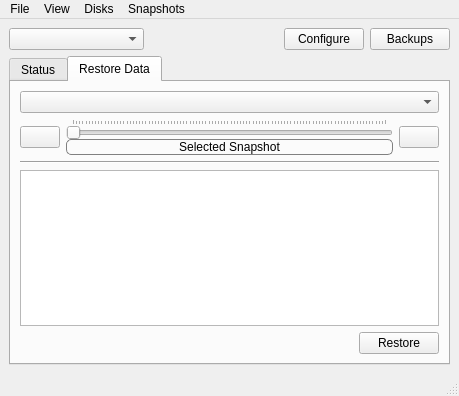
<?xml version="1.0" encoding="UTF-8"?>
<ui version="4.0">
 <class>LPMain</class>
 <widget class="QMainWindow" name="LPMain">
  <property name="geometry">
   <rect>
    <x>0</x>
    <y>0</y>
    <width>459</width>
    <height>396</height>
   </rect>
  </property>
  <property name="windowTitle">
   <string>Life Preserver</string>
  </property>
  <property name="windowIcon">
   <iconset resource="lPreserve.qrc">
    <normaloff>:/images/tray-icon-idle.png</normaloff>:/images/tray-icon-idle.png</iconset>
  </property>
  <widget class="QWidget" name="centralwidget">
   <layout class="QVBoxLayout" name="verticalLayout">
    <item>
     <layout class="QHBoxLayout" name="horizontalLayout">
      <item>
       <widget class="QComboBox" name="combo_pools">
        <property name="sizePolicy">
         <sizepolicy hsizetype="Expanding" vsizetype="Fixed">
          <horstretch>0</horstretch>
          <verstretch>0</verstretch>
         </sizepolicy>
        </property>
       </widget>
      </item>
      <item>
       <spacer name="horizontalSpacer">
        <property name="orientation">
         <enum>Qt::Horizontal</enum>
        </property>
        <property name="sizeType">
         <enum>QSizePolicy::Expanding</enum>
        </property>
        <property name="sizeHint" stdset="0">
         <size>
          <width>40</width>
          <height>20</height>
         </size>
        </property>
       </spacer>
      </item>
      <item>
       <widget class="QPushButton" name="push_configure">
        <property name="statusTip">
         <string>Configure local data backup schedules</string>
        </property>
        <property name="text">
         <string>Configure</string>
        </property>
        <property name="icon">
         <iconset resource="lPreserve.qrc">
          <normaloff>:/images/configure.png</normaloff>:/images/configure.png</iconset>
        </property>
       </widget>
      </item>
      <item>
       <widget class="QPushButton" name="push_configBackups">
        <property name="statusTip">
         <string>Configure off-disk data backup solutions</string>
        </property>
        <property name="text">
         <string>Backups</string>
        </property>
        <property name="icon">
         <iconset resource="lPreserve.qrc">
          <normaloff>:/images/drive-removable-media.png</normaloff>:/images/drive-removable-media.png</iconset>
        </property>
       </widget>
      </item>
     </layout>
    </item>
    <item>
     <widget class="QTabWidget" name="tabWidget">
      <property name="currentIndex">
       <number>1</number>
      </property>
      <widget class="QWidget" name="tab_status">
       <attribute name="icon">
        <iconset resource="lPreserve.qrc">
         <normaloff>:/images/drive-removable-media.png</normaloff>:/images/drive-removable-media.png</iconset>
       </attribute>
       <attribute name="title">
        <string>Status</string>
       </attribute>
       <layout class="QVBoxLayout" name="verticalLayout_3">
        <item>
         <layout class="QFormLayout" name="formLayout_2">
          <item row="0" column="0">
           <widget class="QLabel" name="label">
            <property name="font">
             <font>
              <weight>75</weight>
              <bold>true</bold>
             </font>
            </property>
            <property name="text">
             <string>System State:</string>
            </property>
           </widget>
          </item>
          <item row="0" column="1">
           <widget class="QLabel" name="label_status">
            <property name="text">
             <string notr="true">GOOD</string>
            </property>
           </widget>
          </item>
          <item row="1" column="0">
           <widget class="QLabel" name="label_2">
            <property name="font">
             <font>
              <weight>75</weight>
              <bold>true</bold>
             </font>
            </property>
            <property name="text">
             <string>Number of Disks:</string>
            </property>
           </widget>
          </item>
          <item row="1" column="1">
           <widget class="QLabel" name="label_numdisks">
            <property name="text">
             <string notr="true">1</string>
            </property>
           </widget>
          </item>
          <item row="2" column="0">
           <widget class="QLabel" name="label_3">
            <property name="font">
             <font>
              <weight>75</weight>
              <bold>true</bold>
             </font>
            </property>
            <property name="text">
             <string>Latest Snapshot:</string>
            </property>
           </widget>
          </item>
          <item row="2" column="1">
           <widget class="QLabel" name="label_latestsnapshot">
            <property name="text">
             <string notr="true">snapshot</string>
            </property>
           </widget>
          </item>
         </layout>
        </item>
        <item>
         <widget class="Line" name="line">
          <property name="orientation">
           <enum>Qt::Horizontal</enum>
          </property>
         </widget>
        </item>
        <item>
         <widget class="QLabel" name="label_replication">
          <property name="statusTip">
           <string/>
          </property>
          <property name="styleSheet">
           <string notr="true">background-color: rgba(10,200,10,100); border-radius: 5px</string>
          </property>
          <property name="text">
           <string notr="true">Replication Status</string>
          </property>
          <property name="alignment">
           <set>Qt::AlignCenter</set>
          </property>
          <property name="wordWrap">
           <bool>true</bool>
          </property>
         </widget>
        </item>
        <item>
         <widget class="QLabel" name="label_mirror">
          <property name="styleSheet">
           <string notr="true">background-color: rgba(10,100,200,100); border-radius: 5px</string>
          </property>
          <property name="text">
           <string notr="true">Mirror Status</string>
          </property>
          <property name="alignment">
           <set>Qt::AlignCenter</set>
          </property>
          <property name="wordWrap">
           <bool>true</bool>
          </property>
         </widget>
        </item>
        <item>
         <widget class="QLabel" name="label_errors">
          <property name="styleSheet">
           <string notr="true">background-color: rgba(230,10,10,100); border-radius: 5px</string>
          </property>
          <property name="text">
           <string notr="true">System Errors</string>
          </property>
          <property name="alignment">
           <set>Qt::AlignCenter</set>
          </property>
          <property name="wordWrap">
           <bool>true</bool>
          </property>
         </widget>
        </item>
        <item>
         <spacer name="verticalSpacer">
          <property name="orientation">
           <enum>Qt::Vertical</enum>
          </property>
          <property name="sizeType">
           <enum>QSizePolicy::Expanding</enum>
          </property>
          <property name="sizeHint" stdset="0">
           <size>
            <width>20</width>
            <height>40</height>
           </size>
          </property>
         </spacer>
        </item>
       </layout>
      </widget>
      <widget class="QWidget" name="tab_restore">
       <attribute name="icon">
        <iconset resource="lPreserve.qrc">
         <normaloff>:/images/copy.png</normaloff>:/images/copy.png</iconset>
       </attribute>
       <attribute name="title">
        <string>Restore Data</string>
       </attribute>
       <layout class="QVBoxLayout" name="verticalLayout_2">
        <item>
         <layout class="QHBoxLayout" name="horizontalLayout_4">
          <item>
           <widget class="QComboBox" name="combo_datasets"/>
          </item>
         </layout>
        </item>
        <item>
         <layout class="QHBoxLayout" name="horizontalLayout_2">
          <item>
           <widget class="QPushButton" name="push_prevsnap">
            <property name="text">
             <string/>
            </property>
            <property name="icon">
             <iconset resource="lPreserve.qrc">
              <normaloff>:/images/previous.png</normaloff>:/images/previous.png</iconset>
            </property>
           </widget>
          </item>
          <item>
           <layout class="QVBoxLayout" name="verticalLayout_4">
            <property name="spacing">
             <number>0</number>
            </property>
            <item>
             <widget class="QSlider" name="slider_snapshots">
              <property name="orientation">
               <enum>Qt::Horizontal</enum>
              </property>
              <property name="tickPosition">
               <enum>QSlider::TicksAbove</enum>
              </property>
             </widget>
            </item>
            <item>
             <widget class="QLabel" name="label_snapshot">
              <property name="styleSheet">
               <string notr="true">border: 1px solid grey; border-radius: 5px</string>
              </property>
              <property name="text">
               <string notr="true">Selected Snapshot</string>
              </property>
              <property name="alignment">
               <set>Qt::AlignCenter</set>
              </property>
             </widget>
            </item>
           </layout>
          </item>
          <item>
           <widget class="QPushButton" name="push_nextsnap">
            <property name="text">
             <string/>
            </property>
            <property name="icon">
             <iconset resource="lPreserve.qrc">
              <normaloff>:/images/next.png</normaloff>:/images/next.png</iconset>
            </property>
           </widget>
          </item>
         </layout>
        </item>
        <item>
         <widget class="Line" name="line_2">
          <property name="orientation">
           <enum>Qt::Horizontal</enum>
          </property>
         </widget>
        </item>
        <item>
         <widget class="QTreeView" name="treeView"/>
        </item>
        <item>
         <layout class="QHBoxLayout" name="horizontalLayout_3">
          <item>
           <spacer name="horizontalSpacer_2">
            <property name="orientation">
             <enum>Qt::Horizontal</enum>
            </property>
            <property name="sizeHint" stdset="0">
             <size>
              <width>40</width>
              <height>20</height>
             </size>
            </property>
           </spacer>
          </item>
          <item>
           <widget class="QPushButton" name="push_restore">
            <property name="text">
             <string>Restore</string>
            </property>
            <property name="icon">
             <iconset resource="lPreserve.qrc">
              <normaloff>:/images/copy.png</normaloff>:/images/copy.png</iconset>
            </property>
           </widget>
          </item>
         </layout>
        </item>
       </layout>
       <zorder></zorder>
       <zorder></zorder>
       <zorder>line_2</zorder>
       <zorder>treeView</zorder>
      </widget>
     </widget>
    </item>
   </layout>
  </widget>
  <widget class="QMenuBar" name="menubar">
   <property name="geometry">
    <rect>
     <x>0</x>
     <y>0</y>
     <width>459</width>
     <height>20</height>
    </rect>
   </property>
   <widget class="QMenu" name="menuFile">
    <property name="title">
     <string>File</string>
    </property>
    <addaction name="actionManage_Pool"/>
    <addaction name="actionUnmanage_Pool"/>
    <addaction name="separator"/>
    <addaction name="actionClassic_Backup"/>
    <addaction name="separator"/>
    <addaction name="action_SaveKeyToUSB"/>
    <addaction name="separator"/>
    <addaction name="actionClose_WIndow"/>
   </widget>
   <widget class="QMenu" name="menuView">
    <property name="title">
     <string>View</string>
    </property>
   </widget>
   <widget class="QMenu" name="menuDisks">
    <property name="title">
     <string>Disks</string>
    </property>
    <addaction name="actionAdd_Disk"/>
    <addaction name="actionRemove_Disk"/>
    <addaction name="separator"/>
    <addaction name="actionSet_Disk_Offline"/>
    <addaction name="separator"/>
    <addaction name="action_startScrub"/>
   </widget>
   <widget class="QMenu" name="menuSnapshots">
    <property name="title">
     <string>Snapshots</string>
    </property>
    <addaction name="action_newSnapshot"/>
    <addaction name="action_rmSnapshot"/>
   </widget>
   <addaction name="menuFile"/>
   <addaction name="menuView"/>
   <addaction name="menuDisks"/>
   <addaction name="menuSnapshots"/>
  </widget>
  <widget class="QStatusBar" name="statusbar"/>
  <action name="actionClose_WIndow">
   <property name="icon">
    <iconset resource="lPreserve.qrc">
     <normaloff>:/images/application-exit.png</normaloff>:/images/application-exit.png</iconset>
   </property>
   <property name="text">
    <string>Close Window</string>
   </property>
  </action>
  <action name="actionAdvanced">
   <property name="text">
    <string>Advanced</string>
   </property>
  </action>
  <action name="actionBasic">
   <property name="text">
    <string>Basic</string>
   </property>
  </action>
  <action name="actionManage_Pool">
   <property name="icon">
    <iconset resource="lPreserve.qrc">
     <normaloff>:/images/list-add.png</normaloff>:/images/list-add.png</iconset>
   </property>
   <property name="text">
    <string>Manage Pool</string>
   </property>
  </action>
  <action name="actionUnmanage_Pool">
   <property name="icon">
    <iconset resource="lPreserve.qrc">
     <normaloff>:/images/list-remove.png</normaloff>:/images/list-remove.png</iconset>
   </property>
   <property name="text">
    <string>Unmanage Pool</string>
   </property>
  </action>
  <action name="actionRecover_File">
   <property name="text">
    <string>Recover File</string>
   </property>
  </action>
  <action name="actionRestore_Dataset">
   <property name="text">
    <string>Restore Dataset</string>
   </property>
  </action>
  <action name="actionSave_Key_to_USB">
   <property name="text">
    <string>Save Key to USB</string>
   </property>
  </action>
  <action name="actionAdd_Disk">
   <property name="icon">
    <iconset resource="lPreserve.qrc">
     <normaloff>:/images/list-add.png</normaloff>:/images/list-add.png</iconset>
   </property>
   <property name="text">
    <string>Add Disk</string>
   </property>
  </action>
  <action name="actionRemove_Disk">
   <property name="icon">
    <iconset resource="lPreserve.qrc">
     <normaloff>:/images/list-remove.png</normaloff>:/images/list-remove.png</iconset>
   </property>
   <property name="text">
    <string>Remove Disk</string>
   </property>
  </action>
  <action name="actionSet_Disk_Offline">
   <property name="icon">
    <iconset resource="lPreserve.qrc">
     <normaloff>:/images/network-wired.png</normaloff>:/images/network-wired.png</iconset>
   </property>
   <property name="text">
    <string>Set Disk Offline</string>
   </property>
  </action>
  <action name="actionNew_Snapshot">
   <property name="text">
    <string>New Snapshot</string>
   </property>
  </action>
  <action name="action_newSnapshot">
   <property name="icon">
    <iconset resource="lPreserve.qrc">
     <normaloff>:/images/camera_add.png</normaloff>:/images/camera_add.png</iconset>
   </property>
   <property name="text">
    <string>New Snapshot</string>
   </property>
  </action>
  <action name="action_rmSnapshot">
   <property name="icon">
    <iconset resource="lPreserve.qrc">
     <normaloff>:/images/list-remove.png</normaloff>:/images/list-remove.png</iconset>
   </property>
   <property name="text">
    <string>Delete Snapshot</string>
   </property>
  </action>
  <action name="action_SaveKeyToUSB">
   <property name="icon">
    <iconset resource="lPreserve.qrc">
     <normaloff>:/images/key.png</normaloff>:/images/key.png</iconset>
   </property>
   <property name="text">
    <string>Save Key to USB</string>
   </property>
  </action>
  <action name="action_startScrub">
   <property name="icon">
    <iconset resource="lPreserve.qrc">
     <normaloff>:/images/system-run.png</normaloff>:/images/system-run.png</iconset>
   </property>
   <property name="text">
    <string>Start Scrub</string>
   </property>
   <property name="statusTip">
    <string>Check system data integrity</string>
   </property>
  </action>
  <action name="actionClassic_Backup">
   <property name="icon">
    <iconset resource="lPreserve.qrc">
     <normaloff>:/images/drive-removable-media.png</normaloff>:/images/drive-removable-media.png</iconset>
   </property>
   <property name="text">
    <string>Classic Backup</string>
   </property>
  </action>
 </widget>
 <resources>
  <include location="lPreserve.qrc"/>
 </resources>
 <connections/>
</ui>
